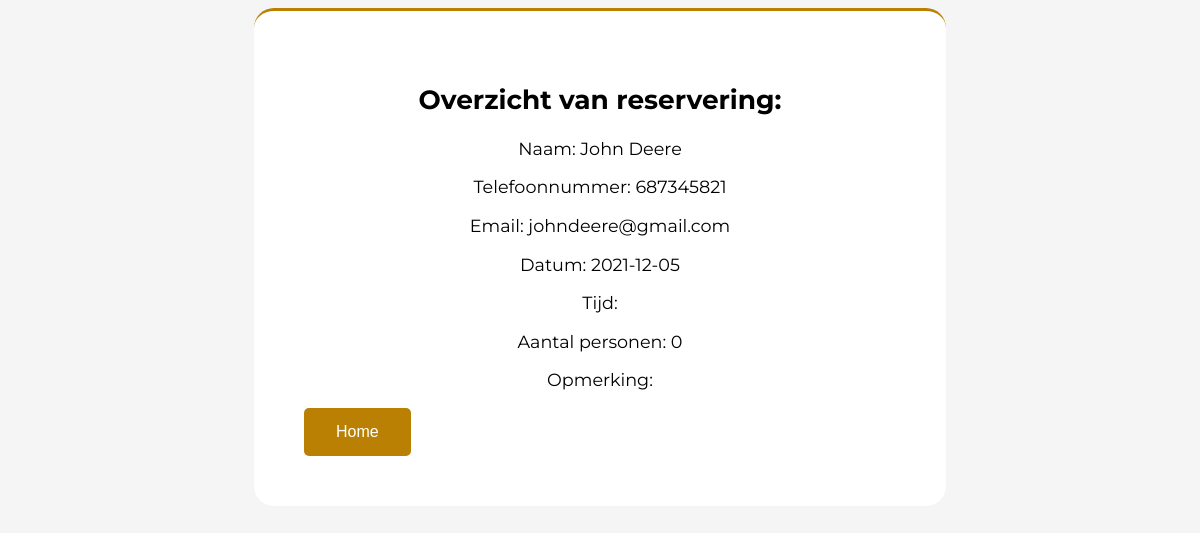
Page /view.php?id=4 on the committed database.
### tables this page shows
CREATE TABLE `reservations` (
  `id` int(11) NOT NULL,
  `first_name` varchar(30) NOT NULL,
  `last_name` varchar(50) NOT NULL,
  `phone_number` int(10) NOT NULL,
  `mail` varchar(75) NOT NULL,
  `date` date NOT NULL,
  `reservation_time` text NOT NULL,
  `comment` text NOT NULL,
  `total_guests` int(11) NOT NULL
);

### view.php (the view, shortened to what this page needs)
<?php
require_once "includes/database.php";
$reservationId = mysqli_escape_string($db, $_GET['id']);
$query = "SELECT * FROM reservations WHERE id = '$reservationId'";
$result = mysqli_query($db, $query)
or die ('Error: ' . $query);
$reservation = mysqli_fetch_assoc($result);
$firstname = $reservation['first_name'];
$lastname = $reservation['last_name'];
$phonenumber = $reservation['phone_number'];
$mail = $reservation['mail'];
$date = $reservation['date'];
$reservation_time = $reservation['reservation_time'];
$guests = $reservation['total_guests'];
$comment = $reservation['comment'];
?>
<!DOCTYPE html>
<html>
<head>
    <link rel="stylesheet" type="text/css" href="css/styles.css"/>
</head>
<body>
<section id="overview">
    <h2>Overzicht van reservering:</h2>
    <p>Naam: <?= $firstname . ' ' . $lastname ?></p>
    <p>Telefoonnummer: <?= $phonenumber ?></p>
    <p>Email: <?= $mail ?></p>
    <p>Datum: <?= $date ?></p>
    <p>Tijd: <?= $reservation_time ?></p>
    <p>Aantal personen: <?= $guests ?></p>
    <p>Opmerking: <?= $comment ?></p>
    <button id="reservation_button"><a href="index.php">Home</a></button>
</section>
</body>
</html>

### css/styles.css (style rules this page uses)
html { scroll-behavior: smooth; }
section#overview { padding: 50px; text-align: center; width: 50%; margin: auto; }
body { background-color: rgb(245, 245, 245); }
section { background-color: rgb(255, 255, 255); padding: 20px; margin: 20px auto; color: black; font-size: 1.1em; max-width: 75%; font-family: 'Montserrat', sans-serif; border-radius: 20px; border-top: 3px solid #B98004; }
button#reservation_button { background-color: #B98004; border: none; color: white; padding: 15px 32px; text-align: center; text-decoration: none; display: inline-block; font-size: 16px; border-radius: 5px; display: block; margin-left: 0; margin-right: auto; }
button a { color: white; text-decoration: none; }

### rows in the picture
reservations: first_name "John", last_name "Deere", phone_number "687345821", mail "johndeere@gmail.com", date "2021-12-05", total_guests "0"
